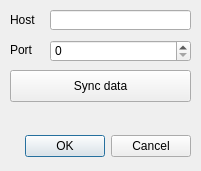
<?xml version="1.0" encoding="UTF-8"?>
<ui version="4.0">
 <class>emailMonitoring</class>
 <widget class="QDialog" name="emailMonitoring">
  <property name="windowModality">
   <enum>Qt::ApplicationModal</enum>
  </property>
  <property name="geometry">
   <rect>
    <x>0</x>
    <y>0</y>
    <width>201</width>
    <height>171</height>
   </rect>
  </property>
  <property name="windowTitle">
   <string>TCP Remote Settings</string>
  </property>
  <property name="locale">
   <locale language="English" country="UnitedKingdom"/>
  </property>
  <property name="modal">
   <bool>false</bool>
  </property>
  <widget class="QDialogButtonBox" name="buttonBox">
   <property name="geometry">
    <rect>
     <x>10</x>
     <y>130</y>
     <width>181</width>
     <height>32</height>
    </rect>
   </property>
   <property name="orientation">
    <enum>Qt::Horizontal</enum>
   </property>
   <property name="standardButtons">
    <set>QDialogButtonBox::Cancel|QDialogButtonBox::Ok</set>
   </property>
  </widget>
  <widget class="QPushButton" name="pushButton_testConnection">
   <property name="geometry">
    <rect>
     <x>10</x>
     <y>70</y>
     <width>181</width>
     <height>32</height>
    </rect>
   </property>
   <property name="text">
    <string>Sync data</string>
   </property>
  </widget>
  <widget class="QLabel" name="label_port">
   <property name="geometry">
    <rect>
     <x>10</x>
     <y>40</y>
     <width>71</width>
     <height>20</height>
    </rect>
   </property>
   <property name="text">
    <string>Port</string>
   </property>
  </widget>
  <widget class="QLabel" name="label_host">
   <property name="geometry">
    <rect>
     <x>10</x>
     <y>10</y>
     <width>71</width>
     <height>20</height>
    </rect>
   </property>
   <property name="text">
    <string>Host</string>
   </property>
  </widget>
  <widget class="QLineEdit" name="lineEdit_host">
   <property name="enabled">
    <bool>true</bool>
   </property>
   <property name="geometry">
    <rect>
     <x>50</x>
     <y>10</y>
     <width>141</width>
     <height>20</height>
    </rect>
   </property>
   <property name="text">
    <string/>
   </property>
  </widget>
  <widget class="QSpinBox" name="spinBox_port">
   <property name="geometry">
    <rect>
     <x>50</x>
     <y>40</y>
     <width>141</width>
     <height>22</height>
    </rect>
   </property>
   <property name="maximum">
    <number>99999</number>
   </property>
   <property name="value">
    <number>0</number>
   </property>
  </widget>
 </widget>
 <tabstops>
  <tabstop>lineEdit_host</tabstop>
 </tabstops>
 <resources/>
 <connections>
  <connection>
   <sender>buttonBox</sender>
   <signal>accepted()</signal>
   <receiver>emailMonitoring</receiver>
   <slot>accept()</slot>
   <hints>
    <hint type="sourcelabel">
     <x>248</x>
     <y>254</y>
    </hint>
    <hint type="destinationlabel">
     <x>157</x>
     <y>274</y>
    </hint>
   </hints>
  </connection>
  <connection>
   <sender>buttonBox</sender>
   <signal>rejected()</signal>
   <receiver>emailMonitoring</receiver>
   <slot>reject()</slot>
   <hints>
    <hint type="sourcelabel">
     <x>316</x>
     <y>260</y>
    </hint>
    <hint type="destinationlabel">
     <x>286</x>
     <y>274</y>
    </hint>
   </hints>
  </connection>
 </connections>
</ui>
